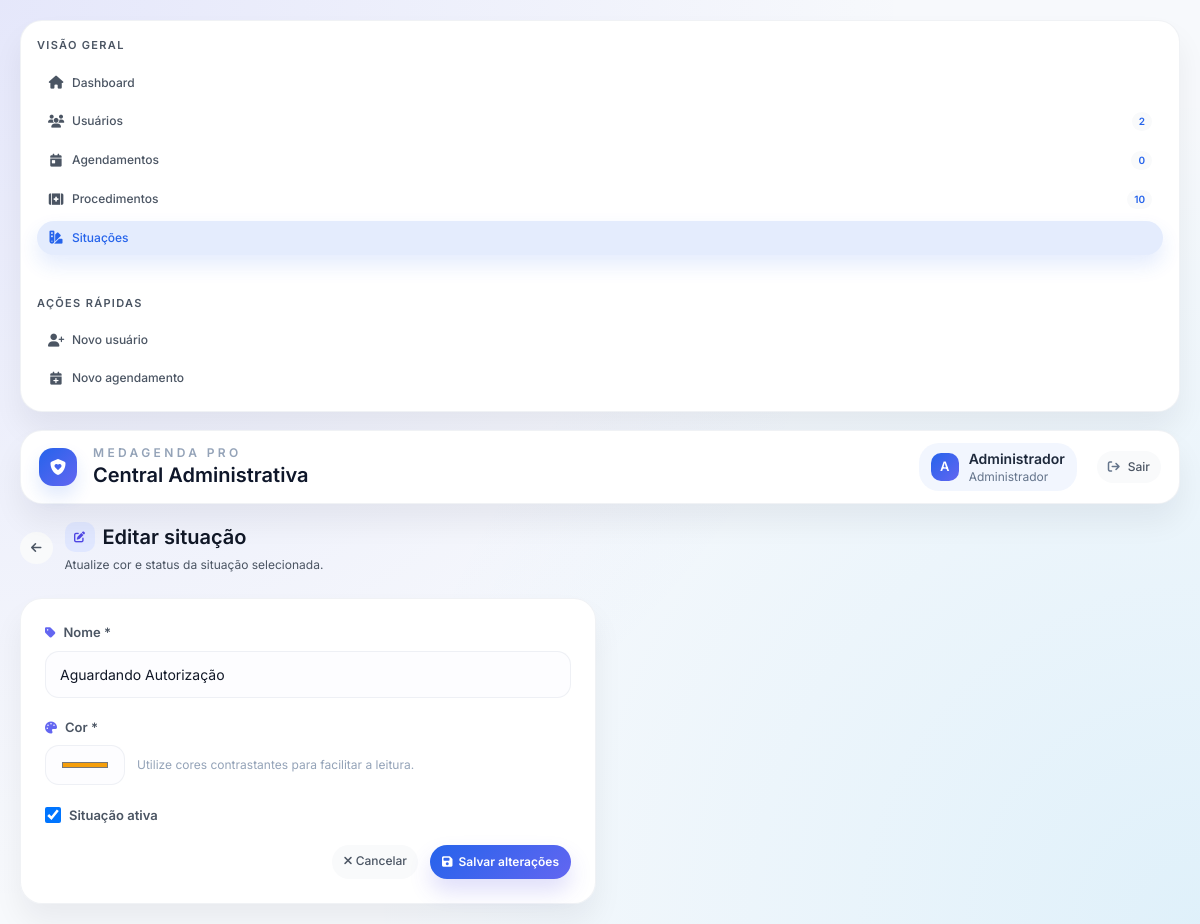
Page /admin/situacao-edit.php?id=2 (signed in) on the committed database.
### tables this page shows
CREATE TABLE IF NOT EXISTS situacoes (
    id INT AUTO_INCREMENT PRIMARY KEY,
    nome VARCHAR(100) NOT NULL,
    cor VARCHAR(7) DEFAULT '#3B82F6' COMMENT 'Cor em hexadecimal',
    ativo BOOLEAN DEFAULT TRUE,
    created_at TIMESTAMP DEFAULT CURRENT_TIMESTAMP,
    updated_at TIMESTAMP DEFAULT CURRENT_TIMESTAMP ON UPDATE CURRENT_TIMESTAMP
);

### src/config.php (called while the page is built, shortened)
<?php
class Database {
    private static $instance = null;
    private $conn;
    private function __construct() {
        try {
            $this->conn = new PDO(
                "mysql:host=" . DB_HOST . ";dbname=" . DB_NAME . ";charset=utf8mb4",
                DB_USER,
                DB_PASS,
                [
                    PDO::ATTR_ERRMODE => PDO::ERRMODE_EXCEPTION,
                    PDO::ATTR_DEFAULT_FETCH_MODE => PDO::FETCH_ASSOC,
                    PDO::ATTR_EMULATE_PREPARES => false
                ]
            );
        } catch(PDOException $e) {
            die("Erro de conexão: " . $e->getMessage());
        }
    }
    public static function getInstance() {
        if (self::$instance === null) {
            self::$instance = new self();
        }
        return self::$instance;
    }
    public function getConnection() {
        return $this->conn;
    }
}

### src/models/Situacao.php (called while the page is built, shortened)
<?php
require_once __DIR__ . '/../config.php';
class Situacao {
    private $db;
    public function __construct() {
        $this->db = Database::getInstance()->getConnection();
    }
    public function getById($id) {
        $stmt = $this->db->prepare("SELECT * FROM situacoes WHERE id = ?");
        $stmt->execute([$id]);
        return $stmt->fetch();
    }
}

### public/admin/situacao-edit.php (the view, shortened to what this page needs)
<?php
require_once __DIR__ . '/../../src/config.php';
require_once __DIR__ . '/../../src/models/Situacao.php';
$situacaoModel = new Situacao();
$id = $_GET['id'] ?? null;
$situacao = $situacaoModel->getById($id);
$version = time();
?>
<!DOCTYPE html>
<html lang="pt-BR">
<head>
    <script src="https://cdn.tailwindcss.com?v=<?= $version ?>"></script>
    <link rel="stylesheet" href="https://cdnjs.cloudflare.com/ajax/libs/font-awesome/6.5.1/css/all.min.css">
    <link rel="stylesheet" href="../assets/css/theme.css?v=<?= $version ?>">
</head>
<body>
    <div class="app-shell">
        <?php include 'includes/sidebar.php'; ?>
        <div class="app-content">
            <?php include 'includes/header.php'; ?>
            <main class="space-y-6">
                <section class="flex items-center justify-between gap-4">
                    <div class="flex items-center gap-3">
                        <a href="situacoes-list.php" class="btn-muted btn-primary--icon">
                            <i class="fas fa-arrow-left"></i>
                        </a>
                        <div>
                            <h1 class="page-title flex items-center gap-2">
                                <span class="icon-chip bg-indigo-100 text-indigo-600">
                                    <i class="fas fa-pen-to-square"></i>
                                </span>
                                Editar situação
                            </h1>
                            <p class="page-subtitle mt-1">Atualize cor e status da situação selecionada.</p>
                        </div>
                    </div>
                </section>
                <section class="glass p-6 max-w-xl">
                    <form method="POST" class="space-y-5">
                        <div class="form-field">
                            <label for="nome"><i class="fas fa-tag mr-2 text-indigo-500 text-xs"></i>Nome *</label>
                            <input id="nome" name="nome" type="text" class="w-full" value="<?= htmlspecialchars($situacao['nome']) ?>" required>
                        </div>
                        <div class="form-field">
                            <label for="cor"><i class="fas fa-palette mr-2 text-indigo-500 text-xs"></i>Cor *</label>
                            <div class="flex items-center gap-3">
                                <input id="cor" name="cor" type="color" class="h-10 w-20 cursor-pointer rounded border border-slate-200" value="<?= $situacao['cor'] ?>" required>
                                <span class="text-xs text-slate-400">Utilize cores contrastantes para facilitar a leitura.</span>
                            </div>
                        </div>
                        <div class="form-field">
                            <label class="flex items-center gap-2 text-sm font-medium text-slate-600">
                                <input type="checkbox" name="ativo" value="1" class="h-4 w-4 rounded border-slate-300 text-indigo-600 focus:ring-indigo-400" <?= $situacao['ativo'] ? 'checked' : '' ?>>
                                Situação ativa
                            </label>
                        </div>
                        <div class="flex justify-end gap-3">
                            <a href="situacoes-list.php" class="btn-muted">
                                <i class="fas fa-xmark text-xs"></i>
                                Cancelar
                            </a>
                            <button type="submit" class="btn-primary">
                                <i class="fas fa-floppy-disk"></i>
                                Salvar alterações
                            </button>
                        </div>
                    </form>
                </section>
            </main>
        </div>
    </div>
</body>
</html>

### public/assets/css/theme.css (style rules this page uses)
:root { --page-background: #f7f9fc; --page-gradient-a: rgba(99, 102, 241, 0.12); --page-gradient-b: rgba(14, 165, 233, 0.10); --card-background: #ffffff; --card-border: rgba(148, 163, 184, 0.14); --card-shadow: 0 18px 30px rgba(15, 23, 42, 0.06); --text-primary: #111827; --text-secondary: #4b5563; --accent: #2563eb; --accent-strong: #1e40af; --accent-soft: rgba(37, 99, 235, 0.06); --accent-gradient: linear-gradient(135deg, #2563eb 0%, #6366f1 100%); --success-soft: rgba(16, 185, 129, 0.12); --danger-soft: rgba(239, 68, 68, 0.12); --neutral-100: #f9fafb; --neutral-200: #e5e7eb; --neutral-300: #d1d5db; --neutral-900: #111827; --radius-lg: 20px; --radius-xl: 22px; --radius-pill: 999px; --transition-snappy: 0.22s cubic-bezier(0.4, 0, 0.2, 1); }
body { background: radial-gradient(circle at top left, var(--page-gradient-a), transparent 60%), radial-gradient(circle at bottom right, var(--page-gradient-b), transparent 55%), var(--page-background); color: var(--text-primary); min-height: 100vh; font-family: 'Inter', -apple-system, BlinkMacSystemFont, 'Segoe UI', sans-serif; }
.app-shell { display: flex; align-items: flex-start; gap: 18px; padding: 18px 22px; }
.app-content { flex: 1; width: 100%; display: flex; flex-direction: column; gap: 18px; }
.btn-primary { background: var(--accent-gradient); color: #fff; border-radius: var(--radius-lg); padding: 8px 12px; font-weight: 600; font-size: 12px; box-shadow: 0 12px 22px rgba(79, 70, 229, 0.18); transition: var(--transition-snappy); display: inline-flex; align-items: center; gap: 6px; }
.btn-primary--icon { padding: 7px 10px; min-width: 0; }
.btn-muted { background: var(--neutral-100); color: var(--text-secondary); border-radius: var(--radius-lg); padding: 7px 11px; font-weight: 500; font-size: 12px; transition: var(--transition-snappy); }
.icon-chip { display: inline-flex; align-items: center; justify-content: center; width: 30px; height: 30px; border-radius: 10px; font-size: 11px; font-weight: 600; }
.glass { background: rgba(255, 255, 255, 0.96); border: 1px solid var(--card-border); border-radius: var(--radius-xl); box-shadow: var(--card-shadow); }
.page-title { font-size: 20px; font-weight: 600; color: var(--text-primary); }
.page-subtitle { font-size: 12px; color: var(--text-secondary); }
.form-field { display: flex; flex-direction: column; gap: 8px; }
.form-field label { font-weight: 600; color: var(--text-secondary); font-size: 13px; }
.form-field input, .form-field select, .form-field textarea { border-radius: 14px; border: 1px solid var(--card-border); padding: 12px 14px; background: #fdfdff; transition: var(--transition-snappy); font-size: 14px; }
@media (max-width: 1280px) { .app-shell { flex-direction: column; padding: 20px; } }

### rows in the picture
situacoes: nome "Aguardando Autorização", cor "#f59e0b", ativo "☑"

### other values in the picture
$total_usuarios "2"
$total_agendamentos "0"
$total_procedimentos "10"
substr($_SESSION['nome'], 0, 1) "A"
$_SESSION['nome'] "Administrador"
